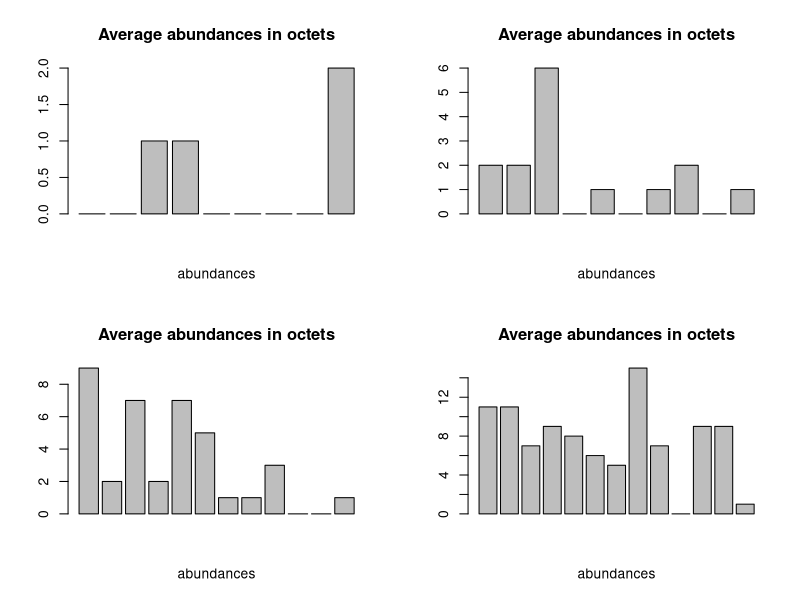

Recreate this plot in R.


#Using coalescence, ChallengeD
rm(list = ls())
sizes  = c(500, 1000, 2500, 5000)
v = 0.002125

initialise_min = function(x) {
  comm = rep(1, x)
  return(comm)
}
octaves = function(x) {
  oct = tabulate(floor(log2(x)) + 1)
  return(oct)
}
 
  Abundances = list()
  
  
  for (i in 1:4) {
    #browser()
    octets = list()
    size = sizes[i]
    theta = 0.002125 * (size - 1) / (1 - v)
    abundance = vector()
    lineages = initialise_min(size)
    N = length(lineages)
    
    while (N > 1) {
      p = theta / (theta + N - 1)
      r = runif(1, 0:1)
      index = sample(N, 2)
      
      if (r < p) {
        abundance = c(abundance, lineages[index[1]])
      }
      else {
        lineages[index[1]] = lineages[index[1]] + lineages[index[2]]
        lineages = lineages[-index[2]]
      }
      N = length(lineages)
    }
    
    abundance = c(abundance, lineages)
    Abundances[[i]] = abundance
    octets[[i]] = octaves(abundance)
    print(length(octets[[i]]))
  }
  
  octets = list()
  for (i in 1:4){
    octets[[i]]= octaves(Abundances[[i]])
    
  }
  par(mfrow = c(2, 2))
  y1 = octets[[1]]
  #names = names = c("1", "2", "3", "4", "5", "6","7","8","9")
  plot1 = barplot(y1,
                  #names.arg = names,
                  main = "Average abundances in octets",
                  xlab = "abundances")
  y2 = octets[[2]]
  #names = names = c("1", "2", "3", "4", "5", "6","7","8","9","10")
  plot2 = barplot(y2,
                  #names.arg = names,
                  main = "Average abundances in octets",
                  xlab = "abundances")
  y3 = octets[[3]]
  #names = names = c("1", "2", "3", "4", "5", "6","7","8","9","10","11","12")
  plot3 = barplot(y3,
                  #names.arg = names,
                  main = "Average abundances in octets",
                  xlab = "abundances")
  y4 = octets[[4]]
  #names = names = c("1", "2", "3", "4", "5", "6","7","8","9","10","11","12","13","14","15")
  barplot(y4,
          #names.arg = names,
          main = "Average abundances in octets",
          xlab = "abundances")

  